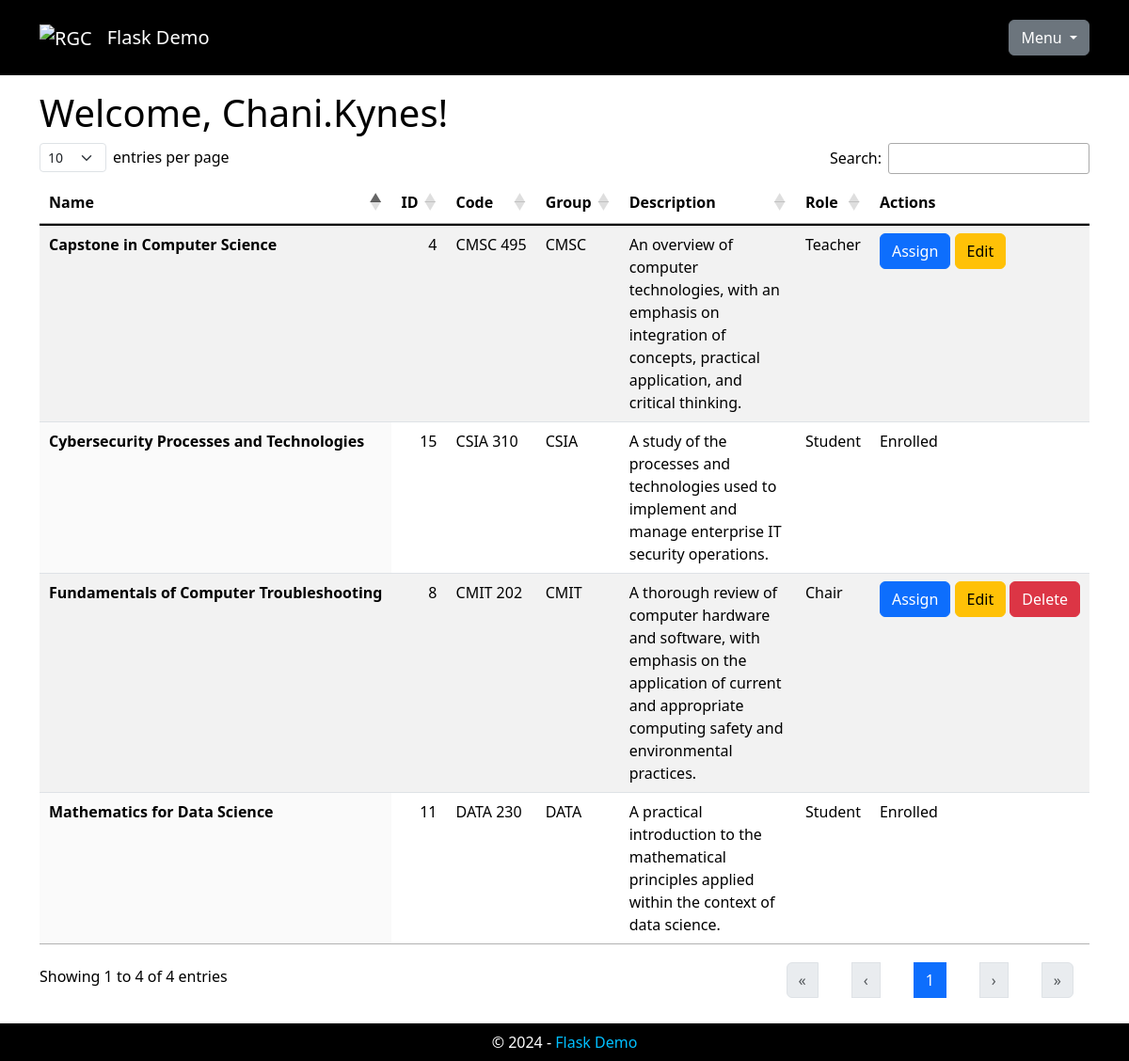
The page /index (signed in) on the database its author committed.
### app/models.py (models this page shows, shortened)
class User(UserMixin, db.Model):
    __tablename__ = 'users'
    user_id: Mapped[int] = mapped_column(primary_key=True)
    username: Mapped[str] = mapped_column(
        String(64), index=True, unique=True)
    user_email: Mapped[Optional[str]] = mapped_column(
        String(128), unique=True)
    is_admin: Mapped[bool] = mapped_column()
    password_hash: Mapped[Optional[str]] = mapped_column(
        String(256))
    associations: Mapped[List['Association']] = relationship(
        back_populates='user', cascade="all, delete-orphan")
    def get_id(self):
        return self.user_id

class Course(db.Model):
    __tablename__ = 'courses'
    course_id: Mapped[int] = mapped_column(primary_key=True)
    course_name: Mapped[str] = mapped_column(
        String(64), index=True, unique=True)
    course_code: Mapped[str] = mapped_column(
        String(64))
    course_group: Mapped[Optional[str]] = mapped_column(
        String(64))
    course_desc: Mapped[Optional[str]] = mapped_column(
        String(256))
    associations: Mapped[List['Association']] = relationship(
        back_populates='course', cascade="all, delete-orphan")

class Role(db.Model):
    __tablename__ = 'roles'
    role_id: Mapped[int] = mapped_column(primary_key=True)
    role_name: Mapped[str] = mapped_column(
        String(64), index=True, unique=True)
    role_privilege: Mapped[int] = mapped_column(unique=True)
    associations: Mapped[List['Association']] = relationship(
        back_populates='role', cascade="all, delete-orphan")

### app/main/main_routes.py (the view)
@bp.route('/')
@bp.route('/index')
@login_required
def index():
    _page_title = 'Flask Demo'
    if current_user.is_admin:
        _courses = Course.query.all()
    else:
        _user_id = int(current_user.get_id())
        _courses = db.session.query(
            Course.course_id, Course.course_name, Course.course_code,
            Course.course_group, Course.course_desc,
            Role.role_id, Role.role_name).join(
                Association,
                Course.course_id == Association.course_id).join(
                    Role, Role.role_id == Association.role_id).filter(
                        Association.user_id == _user_id).all()
    _courses = [_courses] if not isinstance(_courses, list) else _courses
    _html = render_template('main/index.html', page_title=_page_title,
                            courses=_courses)
    return _html

### app/models.py (called while the page is built)
@login.user_loader
def load_user(user_id):
    validate_input('user_id', user_id, int)
    return db.session.get(User, user_id)

### app/templates/main/index.html (shortened to what this page needs)
{% extends "base.html" %}
{% block head %}
{{ super() }}
<link rel="stylesheet" type="text/css" href="{{ url_for('static', filename='css/dataTables.dataTables.min.css') }}">
<link rel="stylesheet" type="text/css" href="{{ url_for('static', filename='css/dataTables.bootstrap5.min.css') }}">
{% endblock %}
{% block content %}
{% if current_user.is_anonymous %}
<h1>Welcome!</h1>
<p>You should log in.</p>
{% else %}
<h1>Welcome, {{ current_user.username }}!</h1>
<table id="data-table" class="table table-striped display caption-top">
  <thead>
    <tr>
      <th scope="col">Name</th>
      <th scope="col">ID</th>
      <th scope="col">Code</th>
      <th scope="col">Group</th>
      <th scope="col">Description</th>
      <th scope="col">Role</th>
      <th scope="col">Actions</th>
    </tr>
  </thead>
  <tbody class="table-group-divider">
    {% for course in courses %}
    <tr>
      <th scope="row" class="text-nowrap">{{ course.course_name }}</th>
      <td class="text-nowrap">{{ course.course_id }}</td>
      <td class="text-nowrap">{{ course.course_code }}</td>
      <td class="text-nowrap">{{ course.course_group }}</td>
      <td>{{ course.course_desc }}</td>
      <td class="text-nowrap">{{ course.role_name }}</td>
      {% if current_user.is_admin or (course.role_id | default(4)) in [1, 2] %}
      <td class="no-sort text-nowrap">
        <a class="btn btn-primary" href="{{ url_for('admin.assign_course', course_id=course.course_id) }}"
          title="Assign">Assign</a>
        <a class="btn btn-warning" href="{{ url_for('admin.edit_course', course_id=course.course_id) }}"
          title="Edit">Edit</a>
        {% if current_user.is_admin or (course.role_id | default(4)) in [1] %}
        <a class="btn btn-danger" href="{{ url_for('admin.delete_course', course_id=course.course_id) }}"
          title="Delete">Delete</a>
        {% endif %}
      {% else %}
      <td class="text-nowrap">Enrolled</td>
      {% endif %}
      </td>
    </tr>
    {% endfor %}
  </tbody>
</table>
{% endif %}
{% endblock %}

### app/templates/base.html (shortened to what this page needs)
<!DOCTYPE html>
<html lang="en">
<head>
  {% block head %}
  <link rel="stylesheet" type="text/css" href="{{ url_for('static', filename='css/bootstrap.min.css') }}">
  <link rel="stylesheet" type="text/css" href="{{ url_for('static', filename='css/base.css') }}">
  {% endblock %}
</head>
<body>
  <header>
    <nav class="navbar navbar-expand-lg navbar-dark fixed-top">
      <div class="container">
        <a class="navbar-brand" href="{{ url_for('main.index') }}" title="Home">
          <img src="{{ url_for('static', filename='img/logo.png') }}" alt="RGC" class="nav-logo" />
        </a>
        <a class="navbar-brand" href="{{ url_for('main.index') }}" title="Home">Flask Demo</a>
        <div class="dropdown ms-auto">
          <button class="btn btn-secondary dropdown-toggle" type="button" data-bs-toggle="dropdown"
            aria-expanded="false">
            Menu
          </button>
        </div>
      </div>
    </nav>
  </header>
  <main role="main">
    <div class="container">
      <div id="content">
        {% block content %}
        {% endblock %}
      </div>
  </main>
  <footer class="footer">
    <div class="text-center">
      &copy; <span id="currentYear"></span> -
      <a href="{{ url_for('main.index') }}" title="Home">Flask Demo</a>
    </div>
  </footer>
</body>
</html>

### app/static/css/base.css (style rules this page uses)
html { font-family: sans-serif; }
body { margin-top: 10vh !important; }
a { text-decoration: none; }
nav a, footer a { color: deepskyblue; }
nav { background-color: black; color: white; min-height: 10vh; }
.nav-logo { height: 6vh !important; min-height: 30px; }
#content { background-color: white; color: black; min-height: 85vh; padding-top: 1em; padding-bottom: 1em; }
footer { background-color: black; color: white; min-height: 5vh; padding-top: 1vh; }

### rows shown on the page
User: username "Chani.Kynes"
Course: course_name "Capstone in Computer Science", course_id "4", course_code "CMSC 495", course_group "CMSC", course_desc "An overview of computer technologies, with an emphasis on integration of concepts, practical application, and critical thinking.", role_name "Teacher"
Course: course_name "Fundamentals of Computer Troubleshooting", course_id "8", course_code "CMIT 202", course_group "CMIT", course_desc "A thorough review of computer hardware and software, with emphasis on the application of current and appropriate computing safety and environmental practices.", role_name "Chair"
Course: course_name "Mathematics for Data Science", course_id "11", course_code "DATA 230", course_group "DATA", course_desc "A practical introduction to the mathematical principles applied within the context of data science.", role_name "Student", shows "Enrolled"
Course: course_name "Cybersecurity Processes and Technologies", course_id "15", course_code "CSIA 310", course_group "CSIA", course_desc "A study of the processes and technologies used to implement and manage enterprise IT security operations.", role_name "Student", shows "Enrolled"
